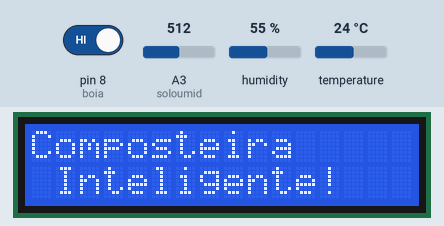
This sketch was run on a simulated Arduino Uno, built with avr-gcc and run on an emulated ATmega328P. On the bench: 16×2 character LCD. Inputs (shaded band) come from the test bench; at power-on: pin 8 (boia) HIGH, humidity 55 %, temperature 24 °C, A3 (soloumid) = 512.

Above: at 1.2 s.
1.3 s: pin 8 (boia) driven LOW
At 21.0 s:
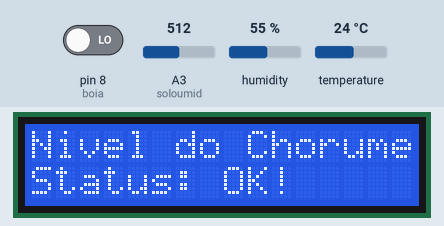
21.6 s: humidity set to 88 %
At 36.4 s:
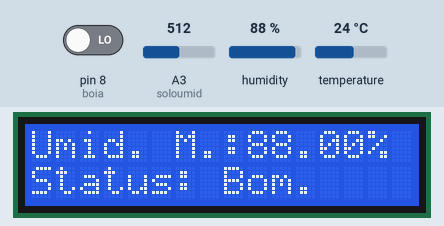
41.6 s: temperature set to 12 °C
At 55.8 s:
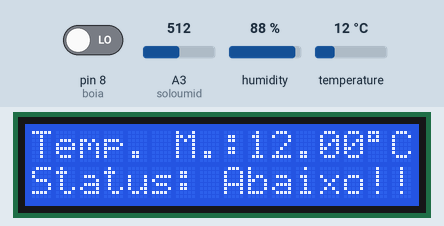
61.7 s: pin 8 (boia) driven HIGH
At 71.5 s:
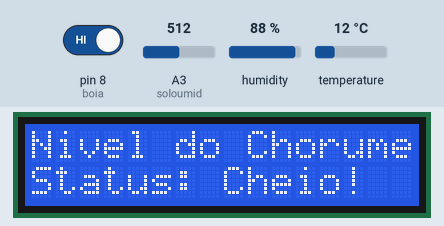
Timing chart, 0 to 73.0 s (numbered marks = the images above; inputs shaded):
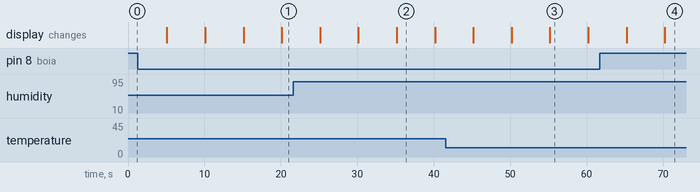

The sketch:

Composteira_Inteligente.ino
```cpp
#include <LiquidCrystal.h>
#include <dht.h>

LiquidCrystal lcd(12, 11, 5, 4, 3, 2);
dht DHT;
#define boia 8
#define soloumid  A3

void setup() {

  lcd.begin(16, 2);
  Serial.begin(9600);
  pinMode(boia, INPUT);
  pinMode(soloumid, INPUT);

}

void loop() {

  int umidade = DHT.humidity;
  int temperatura = DHT.temperature;
  int val = analogRead(soloumid);

  DHT.read11(A1);

  lcd.clear();
  lcd.setCursor(0,0);
  lcd.print("Composteira");
  lcd.setCursor(1,1);
  lcd.print("Inteligente!");

  delay(5000);

    if( DHT.temperature < 23) {
        lcd.clear();
        lcd.setCursor(0,0);
        lcd.print("Temp. M.:");
        lcd.print(DHT.temperature);
        lcd.write(B11011111);
        lcd.print("C");
        lcd.setCursor(0,1);
        lcd.print("Status: Abaixo!!!");
    }
    else if( DHT.temperature >= 23 && DHT.temperature < 30 )
    {
        lcd.clear();
        lcd.setCursor(0,0);
        lcd.print("Temp. M.:");
        lcd.print(DHT.temperature);
        lcd.write(B11011111);
        lcd.print("C");
        lcd.setCursor(0,1);
        lcd.print("Status: Bom.");
    }
    else if( DHT.temperature >= 30)
    {
        lcd.clear();
        lcd.setCursor(0,0);
        lcd.print("Temp. M.:");
        lcd.print(DHT.temperature);
        lcd.write(B11011111);
        lcd.print("C");
        lcd.setCursor(0,1);
        lcd.print("Status: Acima!!!");
    }
     delay(5000);

    if( DHT.humidity < 80) {
        lcd.clear();
        lcd.setCursor(0,0);
        lcd.print("Umid. M.:");
        lcd.print(DHT.humidity);
        lcd.print("%");
        lcd.setCursor(0,1);
        lcd.print("Status: Abaixo!!!");
    }
    else if( DHT.humidity >= 80 && DHT.humidity < 90 )
    {
        lcd.clear();
        lcd.setCursor(0,0);
        lcd.print("Umid. M.:");
        lcd.print(DHT.humidity);
        lcd.print("%");
        lcd.setCursor(0,1);
        lcd.print("Status: Bom.");
    }
    else if( DHT.humidity >= 90)
    {
        lcd.clear();
        lcd.setCursor(0,0);
        lcd.print("Umid. M.:");
        lcd.print(DHT.humidity);
        lcd.print("%");
        lcd.setCursor(0,1);
        lcd.print("Status: Acima!!!");
    }
  delay(5000);

    if ((val > 700 && val <= 850) || (val >= 200 && val < 400))
    {
        lcd.clear();
        lcd.setCursor(0,0);
        lcd.print("Status do Humus:");
        lcd.setCursor(0,1);
        lcd.print("Umidade Moderada!");
    }else if (val >= 400 && val <= 700)
    {
        lcd.clear();
        lcd.setCursor(0,0);
        lcd.print("Status do Humus:");
        lcd.setCursor(0,1);
        lcd.print("Umidade Boa!");
    }else if ((val >= 0 && val < 200) || (val > 850 && val <= 1024))
    {
        lcd.clear();
        lcd.setCursor(0,0);
        lcd.print("Status do Humus:");
        lcd.setCursor(0,1);
        lcd.print("Umidade Baixa!!!");
    }

    delay(5000);

     if(digitalRead(boia) == 0){
        lcd.clear();
        lcd.setCursor(0,0);
        lcd.print("Nivel do Chorume");
        lcd.setCursor(0,1);
        lcd.print("Status: OK!");
    }else if(digitalRead(boia) == 1){
        lcd.clear();
        lcd.setCursor(0,0);
        lcd.print("Nivel do Chorume");
        lcd.setCursor(0,1);
        lcd.print("Status: Cheio!");
    }

  delay(5000);

}
```

Measured:
- after the input at 1.3 s, the display: first differs from a run without the input after 18.8 s (image 1)
- after the input at 21.6 s, the display: first differs from a run without the input after 13.6 s (image 2)
- after the input at 41.6 s, the display: first differs from a run without the input after 13.6 s (image 3)
- after the input at 61.7 s, the display: first differs from a run without the input after 8.5 s (image 4)
- what the display in image 2 shows lasts 5.0 s, from 35.2 s to 40.2 s
